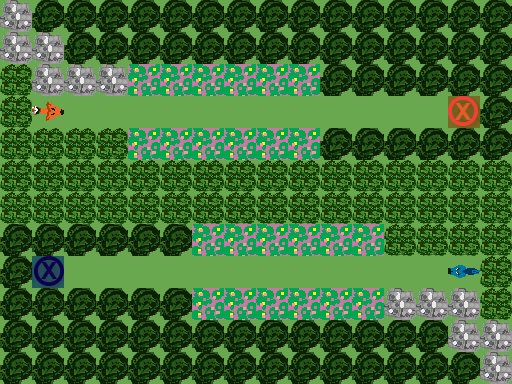

Tiled map render using the project's own tile images. Description and the whole map definition, tile-layer contents included, below:
An orthogonal 16x12 tile map with 32x32 px tiles, 3 tile layers (Ground, Obstacles, Objects), 1 hidden layer not drawn.

<map version="1.0" orientation="orthogonal" renderorder="right-down" width="16" height="12" tilewidth="32" tileheight="32" nextobjectid="1">
 <tileset firstgid="1" name="TilesetPlaceholder" tilewidth="32" tileheight="32" tilecount="240" columns="10">
  <image source="../../Tileset.png" width="320" height="768" />
 </tileset>
 <layer name="Ground" width="16" height="12">
  <data encoding="csv">
1,1,1,1,1,1,1,1,1,1,1,1,1,1,1,1,
1,1,1,1,1,1,1,1,1,1,1,1,1,1,1,1,
1,1,1,1,3,3,3,3,3,3,1,1,1,1,1,1,
1,1,1,1,1,1,1,1,1,1,1,1,1,1,1,1,
1,1,1,1,3,3,3,3,3,3,1,1,1,1,1,1,
1,1,1,1,1,1,1,1,1,1,1,1,1,1,1,1,
1,1,1,1,1,1,1,1,1,1,1,1,1,1,1,1,
1,1,1,1,1,1,3,3,3,3,3,3,1,1,1,1,
1,1,1,1,1,1,1,1,1,1,1,1,1,1,1,1,
1,1,1,1,1,1,3,3,3,3,3,3,1,1,1,1,
1,1,1,1,1,1,1,1,1,1,1,1,1,1,1,1,
1,1,1,1,1,1,1,1,1,1,1,1,1,1,1,1
</data>
 </layer>
 <layer name="Obstacles" width="16" height="12">
  <data encoding="csv">
43,42,42,42,42,42,42,42,42,42,42,42,42,42,42,42,
43,43,42,42,42,42,42,42,42,42,42,42,42,42,42,42,
44,43,43,43,0,0,0,0,0,0,42,42,42,42,42,42,
44,0,0,0,0,0,0,0,0,0,0,0,0,0,0,42,
44,44,44,44,0,0,0,0,0,0,42,42,42,42,42,42,
44,44,44,44,44,44,44,44,44,44,44,44,44,44,44,44,
44,44,44,44,44,44,44,44,44,44,44,44,44,44,44,44,
42,42,42,42,42,42,0,0,0,0,0,0,44,44,44,44,
42,0,0,0,0,0,0,0,0,0,0,0,0,0,0,44,
42,42,42,42,42,42,0,0,0,0,0,0,43,43,43,44,
42,42,42,42,42,42,42,42,42,42,42,42,42,42,43,43,
42,42,42,42,42,42,42,42,42,42,42,42,42,42,42,43
</data>
 </layer>
 <layer name="Objects" width="16" height="12">
  <data encoding="csv">
0,0,0,0,0,0,0,0,0,0,0,0,0,0,0,0,
0,0,0,0,0,0,0,0,0,0,0,0,0,0,0,0,
0,0,0,0,0,0,0,0,0,0,0,0,0,0,0,0,
0,2684354751,0,0,0,0,0,0,0,0,0,0,0,0,181,0,
0,0,0,0,0,0,0,0,0,0,0,0,0,0,0,0,
0,0,0,0,0,0,0,0,0,0,0,0,0,0,0,0,
0,0,0,0,0,0,0,0,0,0,0,0,0,0,0,0,
0,0,0,0,0,0,0,0,0,0,0,0,0,0,0,0,
0,182,0,0,0,0,0,0,0,0,0,0,0,0,1610612928,0,
0,0,0,0,0,0,0,0,0,0,0,0,0,0,0,0,
0,0,0,0,0,0,0,0,0,0,0,0,0,0,0,0,
0,0,0,0,0,0,0,0,0,0,0,0,0,0,0,0
</data>
 </layer>
 <layer name="Solution" width="16" height="12" visible="0">
  <data encoding="csv">
0,0,0,0,0,0,0,0,0,0,0,0,0,0,0,0,
0,0,0,0,0,0,0,0,0,0,0,0,0,0,0,0,
0,0,0,0,0,0,0,0,0,0,0,0,0,0,0,0,
0,221,222,222,222,222,222,222,222,222,222,222,222,223,0,0,
0,0,0,0,0,0,0,0,0,0,0,0,0,0,0,0,
0,0,0,0,0,0,0,0,0,0,0,0,0,0,0,0,
0,0,0,0,0,0,0,0,0,0,0,0,0,0,0,0,
0,0,0,0,0,0,0,0,0,0,0,0,0,0,0,0,
0,0,233,232,232,232,232,232,232,232,232,232,232,232,0,0,
0,0,0,0,0,0,0,0,0,0,0,0,0,0,0,0,
0,0,0,0,0,0,0,0,0,0,0,0,0,0,0,0,
0,0,0,0,0,0,0,0,0,0,0,0,0,0,0,0
</data>
 </layer>
</map>
